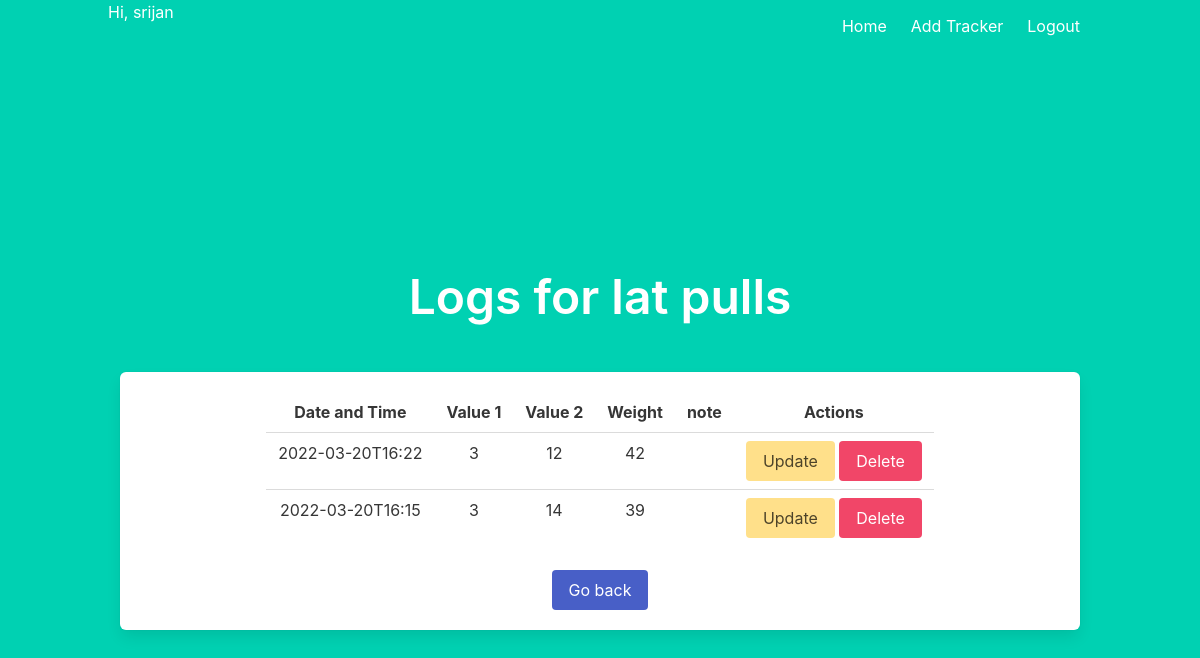
The app's page /view_log/10 (signed in) with its own data.
### main.py (models this page shows)
class tracker(db.Model):
    __tablename__ = 'tracker'
    id = db.Column(db.Integer, primary_key=True,
                   autoincrement=True, nullable=False)
    name = db.Column(db.String, nullable=False)
    option = db.Column(db.String, nullable=False)
    group = db.Column(db.String, nullable=False)
    description = db.Column(db.String)
    u_id = db.Column(db.String, db.ForeignKey(user.id), nullable=False)

class log(db.Model):
    __tablename__ = 'log'
    id = db.Column(db.Integer, primary_key=True,
                   autoincrement=True, nullable=False)
    t_id = db.Column(db.Integer, db.ForeignKey(tracker.id), nullable=False)
    timestamp = db.Column(db.String, nullable=False)
    value_1 = db.Column(db.Integer, nullable=False)
    value_2 = db.Column(db.Integer)
    weight = db.Column(db.Integer)
    note = db.Column(db.String)

### main.py (the view)
@app.route("/view_log/<int:tid>")
def view_log(tid):
    if 'user' not in session:
        return redirect(url_for('index'))
    if request.method == "GET":
        tname = tracker.query.filter_by(id=tid).first().name
        logs = db.session.execute(
            "select * from log where t_id = {tid} order by id desc".format(tid=tid))
        return render_template("view_log.html", logs=logs, tname=tname)

### templates/view_log.html
{% extends "layout.html" %} {% block body %}
<div class="section">
    <h1 class="title is-1">Logs for {{tname}}</h1>
  </div>
<div class="box">
    <table class="table" , style="margin-left: auto; margin-right: auto">
        <thread>
            <tr>
              <th>Date and Time</th>
              <th>Value 1</th>
              <th>Value 2</th>
              <th>Weight</th>
              <th>note</th>
              <th>Actions</th>
            </tr>
          </thread>
          {% for log in logs %}
          <tr>
              <td>{{log.timestamp}}</td>
              <td>{{log.value_1}}</td>
              <td>{{log.value_2}}</td>
              <td>{{log.weight}}</td>
              <td>{{log.note}}</td>
              <td><a class="button is-warning" href="/update_log/{{log.id}}"
                >Update</a
              >
              <a class="button is-danger" href="/delete_log/{{log.id}}"
                >Delete</a
              ></td>
          </tr>
          {% endfor %}
    </table><a href="/" class="button is-link">Go back</a>
</div>
{% endblock %}

### records on screen
tracker: name "lat pulls"
log: timestamp "2022-03-20T16:22", value_1 "3", value_2 "12", weight "42"
log: timestamp "2022-03-20T16:15", value_1 "3", value_2 "14", weight "39"

### other values on screen
{{ session['user'] }} "srijan"
